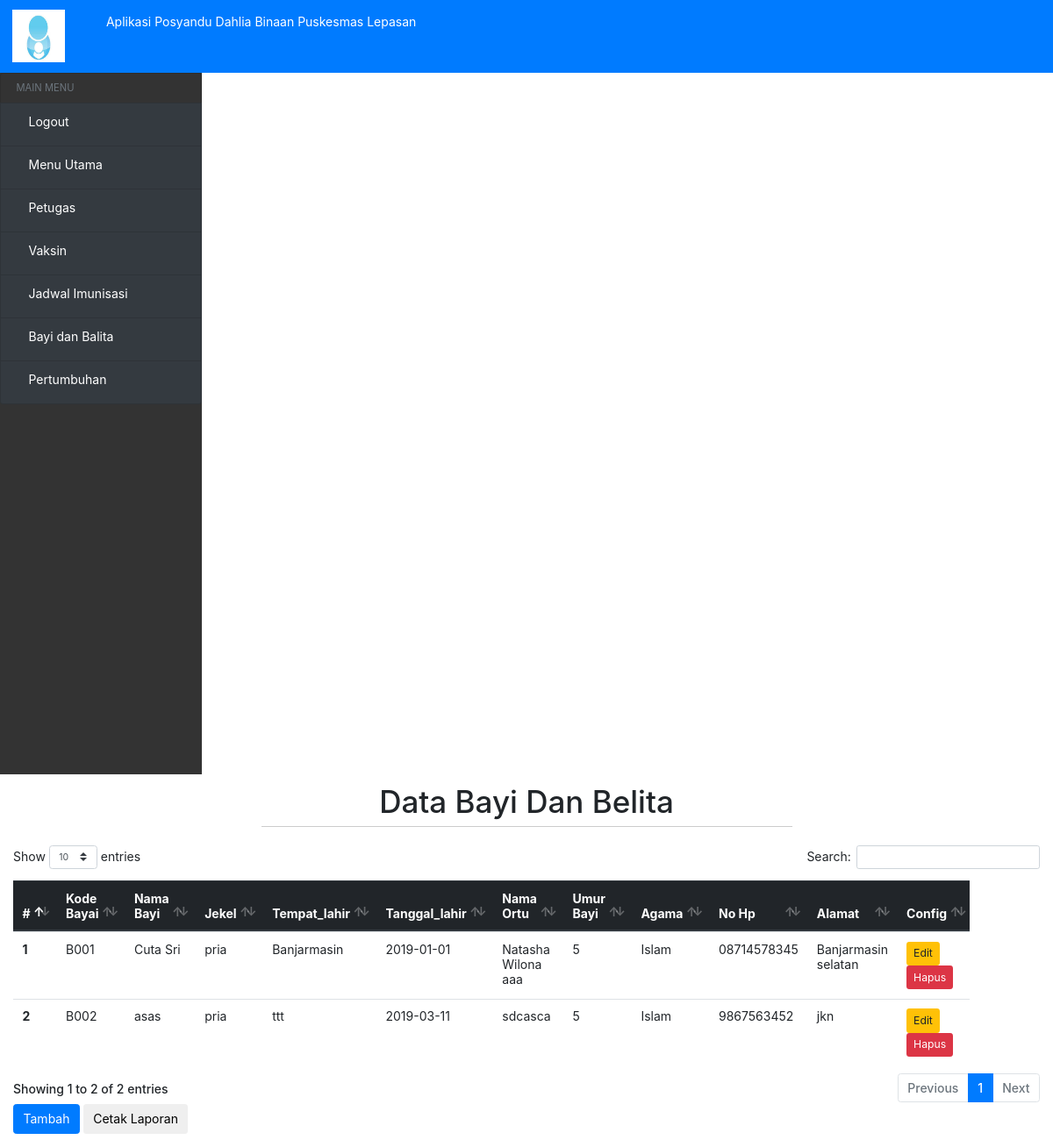
/?view=bayi (signed in), run on the app's committed database.
### tables this page shows
CREATE TABLE `bayi` (
  `Kode_bayi` varchar(10) NOT NULL,
  `Nama_bayi` varchar(30) NOT NULL,
  `Jekel` varchar(10) NOT NULL,
  `Tempat_lahir` varchar(20) NOT NULL,
  `Tanggal_lahir` date NOT NULL,
  `Nama_ortu` varchar(30) NOT NULL,
  `Umur_bayi` int(10) NOT NULL,
  `Agama` varchar(20) NOT NULL,
  `No_hp` varchar(15) NOT NULL,
  `Alamat` varchar(50) NOT NULL
);

### models/admin.php (called while the page is built, shortened)
<?php
class Admin
{
  private $mysqli;
  function __construct($mysqli)
  {
    $this->mysqli = $mysqli;
  }
public function showBayi(){
  $db = $this->mysqli->conn;
  $sql = "SELECT * FROM bayi";
  $query = $db->query($sql);
  return $query;
}
}
?>

### view/bayi-belita/bayi.php (the view, shortened to what this page needs)
<?php if (@$_SESSION['user']) { ?>
<div class="header-hal">
    <h1>Data Bayi Dan Belita</h1>
    <hr>
</div>
<div class="table-responsive" >
<table class="table table-responsive" id="table" width="1090">
  <thead class="thead-dark">
    <tr>
      <th scope="col">#</th>
      <th scope="col">Kode Bayai</th>
      <th scope="col">Nama Bayi</th>
      <th scope="col">Jekel</th>
      <th scope="col">Tempat_lahir</th>
      <th scope="col">Tanggal_lahir</th>
      <th scope="col">Nama Ortu</th>
      <th scope="col">Umur Bayi</th>
      <th scope="col">Agama</th>
      <th scope="col">No Hp</th>
      <th scope="col">Alamat</th>
      <?php if (@$_SESSION['hak_akses'] == 0) { ?>
      <th scope="col">Config</th>
      <?php } ?>
    </tr>
  </thead>
  <tbody>
      <?php
      if (@$_SESSION['kode_bayi']) {
        $data = $objAdmin->showBayiPengguna($_SESSION['kode_bayi']);
      }else {
        $data = $objAdmin->showBayi();
      }
      $no = 1;
     while ($a = $data->fetch_object()) {
         ?>
    <tr>
      <th scope="row"><?= $no ?></th>
      <td><?= $a->Kode_bayi; ?></td>
      <td><?= $a->Nama_bayi; ?></td>
      <td><?= $a->Jekel; ?></td>
      <td><?= $a->Tempat_lahir; ?></td>
      <td><?= $a->Tanggal_lahir; ?></td>
      <td><?= $a->Nama_ortu; ?></td>
      <td><?= $a->Umur_bayi; ?></td>
      <td><?= $a->Agama; ?></td>
      <td><?= $a->No_hp; ?></td>
      <td><?= $a->Alamat; ?></td>
      <?php if (@$_SESSION['hak_akses'] == 0) { ?>
      <td>
          <a href="?view=rubah-bayi&kode=<?=$a->Kode_bayi; ?>" class="btn btn-sm btn-warning">Edit</a>
          <a href="?view=hapus-bayi&kode=<?=$a->Kode_bayi; ?>" class="btn btn-sm btn-danger">Hapus</a>
      </td>
      <?php } ?>
    </tr>
    <?php
     $no++;
     }
     ?>
  </tbody>
</table>
</div>
<?php if (@$_SESSION['hak_akses'] == 0) { ?>
<a href="?view=tambah-bayi">
    <button type="button" class="btn btn-primary">Tambah</button>
</a>
<a href="view/laporan/laporan-bayi.php">
    <button type="button" class="btn btn-default">Cetak Laporan</button>
</a>
<?php } ?>
<?php } ?>

### assets/css/home.css (style rules this page uses)
.header-hal { width: 100%; text-align: center; margin-top: 10px; }
hr { height: 1px; border-top: 1px solid #ccc; margin: auto; width: 50%; padding: 10px; }
.view-buku th, td { text-align: left; padding: 8px; }

### index.php (style rules this page uses)
* { font-size: 14px; }

### data on the page
bayi: Kode_bayi "B001", Nama_bayi "Cuta Sri", Jekel "pria", Tempat_lahir "Banjarmasin", Tanggal_lahir "2019-01-01", Nama_ortu "Natasha Wilona aaa", Umur_bayi "5", Agama "Islam", No_hp "08714578345", Alamat "Banjarmasin selatan"
bayi: Kode_bayi "B002", Nama_bayi "asas", Jekel "pria", Tempat_lahir "ttt", Tanggal_lahir "2019-03-11", Nama_ortu "sdcasca", Umur_bayi "5", Agama "Islam", No_hp "9867563452", Alamat "jkn"
